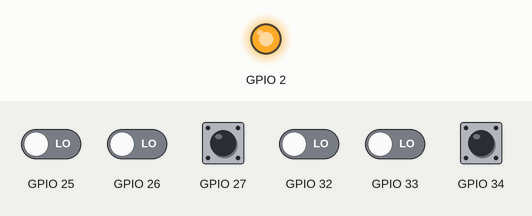
The sketch below on a simulated ESP8266 (NodeMCU). Parts: output pins drawn as LEDs (lit = HIGH). The test bench sets the inputs (shaded band); at power-on: GPIO 27, GPIO 34 HIGH, GPIO 25, GPIO 26, GPIO 32, GPIO 33 LOW. What the sketch prints to the serial monitor is not drawn.

Above: at 0.1 s.
At 2.0 s:
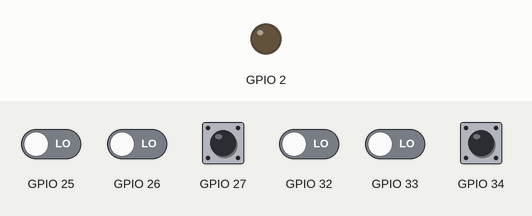
Timing chart, 0 to 3.5 s (numbered marks = the images above):
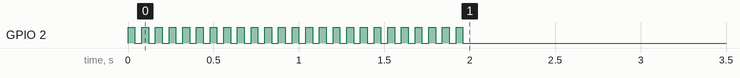

The sketch:

program_counter_4_Ethernet.ino
```cpp
#include <Arduino.h>
#include <SPI.h>
#include <Ethernet.h>
#include <ESPAsyncWebServer.h>

#define SERVER_PORT 8000
byte mac[] = {
  0x84, 0xCC, 0xA8, 0x2D, 0xCA, 0x70
};
byte ip[] = {10, 5, 4, 101};
//#define SERVER_PORT 8000
//const char* ssid = "BATANnet_PSTA_04Lorong_2";
//const char* password = "";


AsyncWebServer server(80);
//EthernetServer server(8000);
int i;
struct Button {
  const uint8_t PIN;
  uint32_t numberKeyPresses;
  bool pressed;
};

Button button1 = {27, 0, false};
int AA;
int BB;
int CC;
int DD;
uint32_t EE;
uint32_t Hasil;
String Hasil2;
char index_html;
String Hasil3;

void IRAM_ATTR isr() {
  button1.numberKeyPresses += 1;
  button1.pressed = true;
}
void IRAM_ATTR isr2() {
  AA = 0;
  BB = 0;
  CC = 0;
  DD = 0;
  EE = 0;
  button1.numberKeyPresses = 0;
}
//IPAddress staticIP(10, 5, 4, 101);
//IPAddress gateway(10, 5, 4, 1);
//IPAddress subnet(255, 255, 255, 0);

void setup() {
 //if (!WiFi.config(staticIP, gateway, subnet)) {
    //Serial.println("STA Failed to configure");
 //}
  pinMode(2, OUTPUT);
  Serial.begin(115200);
  Ethernet.init(27);
  //Serial.println("");
  //Serial.println("");
  //WiFi.begin(ssid, password);
  //while (WiFi.status() != WL_CONNECTED)
  //{ Serial.print("->");
    //delay(200);
  //}
  //Serial.println("");
  //Serial.println("WiFi Successfully Connected");
  //Serial.print("IP address: ");
  //Serial.println(WiFi.localIP());
   Ethernet.begin(mac, ip);
  Serial.print(" Server is at ");
  Serial.println(Ethernet.localIP());
   server.begin();
   Serial.println("NodeMCU as a Server Role Started");
  for (i = 0; i < 25; i++)
  { digitalWrite(2, HIGH);
    delay(40);
    digitalWrite(2, LOW);
    delay(40);
  }
  pinMode(26, INPUT);
  pinMode(25, INPUT);
  pinMode(33, INPUT);
  pinMode(32, INPUT);
  pinMode(button1.PIN, INPUT_PULLUP);
  pinMode(34, INPUT_PULLUP);
  attachInterrupt(button1.PIN, isr, FALLING);
  attachInterrupt(34, isr2, FALLING);
  server.on("/cacah", HTTP_GET, [](AsyncWebServerRequest *request){
    request->send(200, "text/html", Hasil2);
  });
}


void loop() {
  if (button1.pressed) {
    button1.pressed = false;
  }
  int A = digitalRead(26);
  int B = digitalRead(25);
  int C = digitalRead(33);
  int D = digitalRead(32);

  if (A == HIGH) {
    AA = 1;
  } else {
    AA = 0;
  }
  if (B == HIGH) {
    BB = 2;
  } else {
    BB = 0;
  }
  if (C == HIGH) {
    CC = 4;
  } else {
    CC = 0;
  }
  if (D == HIGH) {
    DD = 8;
  } else {
    DD = 0;
  }
  EE = button1.numberKeyPresses * 10;
  Hasil = AA + BB + CC + DD + EE;
  Hasil2 = String(Hasil);

  }
```
